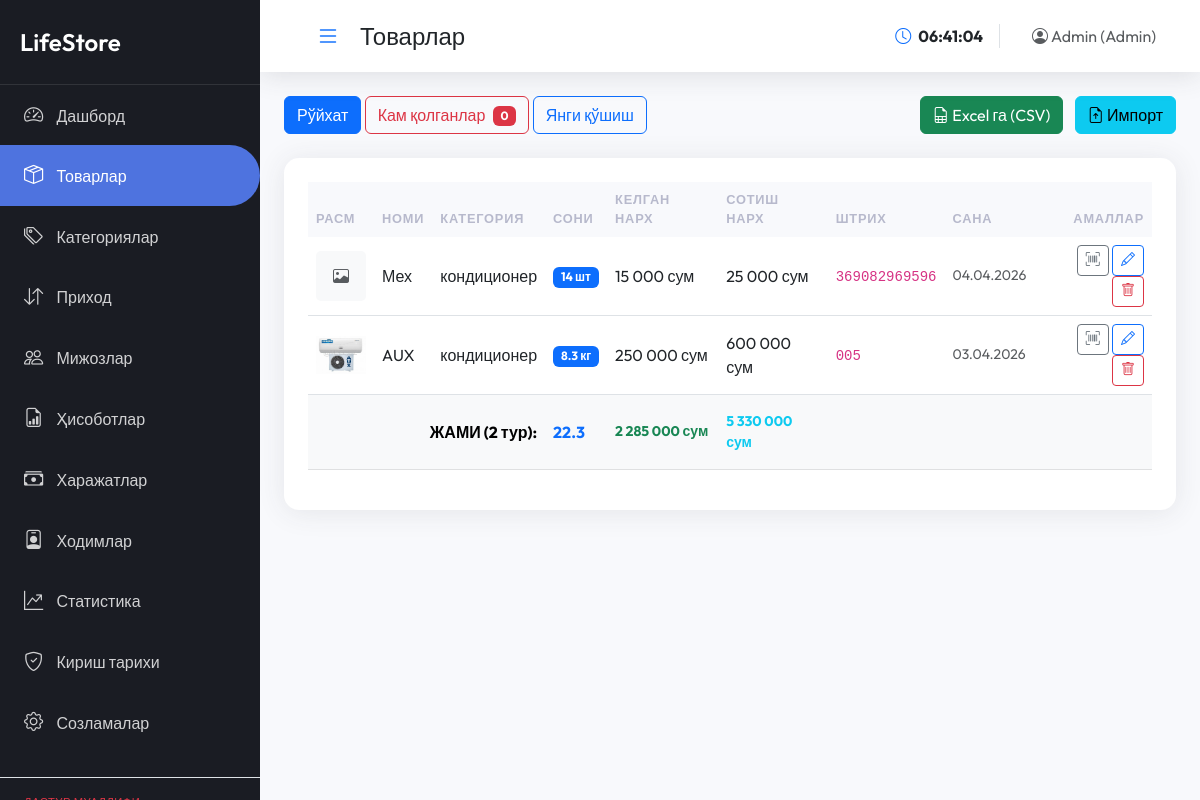
Page /admin/products.php (signed in) on the earlier database version.
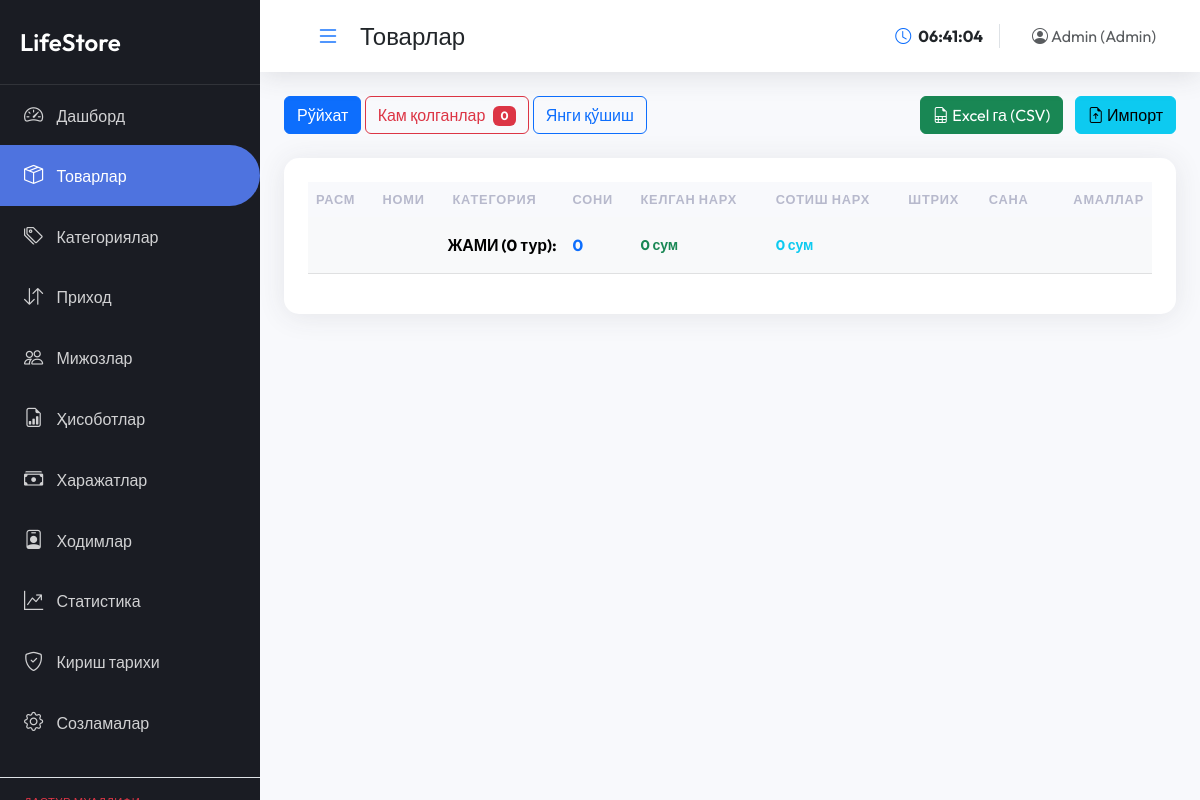
Same page on the later database version.
### tables this page shows
CREATE TABLE `products` (
  `id` int(11) NOT NULL,
  `category_id` int(11) DEFAULT NULL,
  `name` varchar(255) NOT NULL,
  `quantity` decimal(15,3) DEFAULT '0.000',
  `cost_price` decimal(15,2) NOT NULL,
  `sale_price` decimal(15,2) NOT NULL,
  `barcode` varchar(100) DEFAULT NULL,
  `unit` varchar(50) DEFAULT 'шт',
  `image` varchar(255) DEFAULT NULL,
  `created_at` timestamp NULL DEFAULT CURRENT_TIMESTAMP
);

CREATE TABLE `categories` (
  `id` int(11) NOT NULL,
  `name` varchar(255) NOT NULL
);

### config.php (called while the page is built, shortened)
<?php
function formatMoney($amount) {
    return number_format($amount, 0, '.', ' ') . " сум";
}
?>

### admin/products.php (the view, shortened to what the changed rows need)
<?php
require_once 'layout.php';
$action = isset($_GET['action']) ? $_GET['action'] : 'list';
?>
<?php if($action === 'list'): ?>
    <div class="card p-4">
        <div class="table-responsive">
            <table class="table align-middle">
                <thead>
                    <tr>
                        <th>Расм</th>
                        <th>Номи</th>
                        <th>Категория</th>
                        <th>Сони</th>
                        <th>Келган нарх</th>
                        <th>Сотиш нарх</th>
                        <th>Штрих</th>
                        <th>Сана</th>
                        <th class="text-end">Амаллар</th>
                    </tr>
                </thead>
                <tbody>
                    <?php
                    $sql = "SELECT p.*, c.name as category_name FROM products p LEFT JOIN categories c ON p.category_id = c.id";
                    $sql .= " ORDER BY p.id DESC";
                    $products = $conn->query($sql);
                    $total_qty = 0;
                    $total_cost_val = 0;
                    $total_sale_val = 0;
                    $product_count = 0;
                    while($p = $products->fetch_assoc()):
                        $total_qty += (float)$p['quantity'];
                        $total_cost_val += (float)$p['cost_price'] * (float)$p['quantity'];
                        $total_sale_val += (float)$p['sale_price'] * (float)$p['quantity'];
                        $product_count++;
                    ?>
                    <tr class="<?php echo $p['quantity'] < 5 ? 'low-stock' : ''; ?>">
                        <td>
                            <?php if($p['image']): ?>
                                <img src="../<?php echo $p['image']; ?>" width="50" height="50" style="object-fit: cover; border-radius: 5px;">
                            <?php else: ?>
                                <div class="bg-light d-flex align-items-center justify-content-center" style="width: 50px; height: 50px; border-radius: 5px;"><i class="bi bi-image text-muted"></i></div>
                            <?php endif; ?>
                        </td>
                        <td><?php echo $p['name']; ?></td>
                        <td><?php echo $p['category_name']; ?></td>
                        <td>
                            <span class="badge <?php echo $p['quantity'] < 5 ? 'bg-danger' : 'bg-primary'; ?>">
                                <?php echo (float)$p['quantity']; ?> <?php echo $p['unit']; ?>
                            </span>
                        </td>
                        <td><?php echo formatMoney($p['cost_price']); ?></td>
                        <td><?php echo formatMoney($p['sale_price']); ?></td>
                        <td><code><?php echo $p['barcode']; ?></code></td>
                        <td class="small text-muted"><?php echo date("d.m.Y", strtotime($p['created_at'])); ?></td>
                        <td class="text-end">
                            <a href="print_barcode.php?id=<?php echo $p['id']; ?>" target="_blank" class="btn btn-sm btn-outline-secondary" title="Штрих-код чиқариш"><i class="bi bi-upc-scan"></i></a>
                            <a href="?action=edit&id=<?php echo $p['id']; ?>" class="btn btn-sm btn-outline-primary"><i class="bi bi-pencil"></i></a>
                            <a href="?delete=<?php echo $p['id']; ?>" class="btn btn-sm btn-outline-danger" onclick="return confirm('Ўчирмоқчимисиз?')"><i class="bi bi-trash"></i></a>
                        </td>
                    </tr>
                    <?php endwhile; ?>
                </tbody>
                <tfoot class="table-light fw-bold border-top-2">
                    <tr>
                        <td colspan="3" class="text-end py-3">ЖАМИ (<?php echo $product_count; ?> тур):</td>
                        <td class="text-primary py-3"><?php echo $total_qty; ?></td>
                        <td class="text-success py-3 small"><?php echo formatMoney($total_cost_val); ?></td>
                        <td class="text-info py-3 small"><?php echo formatMoney($total_sale_val); ?></td>
                        <td colspan="3"></td>
                    </tr>
                </tfoot>
            </table>
        </div>
    </div>
<?php endif; ?>

Differences in the rows shown:
removed products: name "Мех", category.name "кондиционер", quantity "14", unit "шт", cost_price "15 000 сум", sale_price "25 000 сум", barcode "369082969596", created_at "04.04.2026"
removed products: image (picture), name "AUX", category.name "кондиционер", quantity "8.3", unit "кг", cost_price "250 000 сум", sale_price "600 000 сум", barcode "005", created_at "03.04.2026"
Other differences:
$product_count: "2" → "0"
$total_qty: "22.3" → "0"
formatMoney($total_cost_val): "2 285 000 сум" → "0 сум"
formatMoney($total_sale_val): "5 330 000 сум" → "0 сум"
